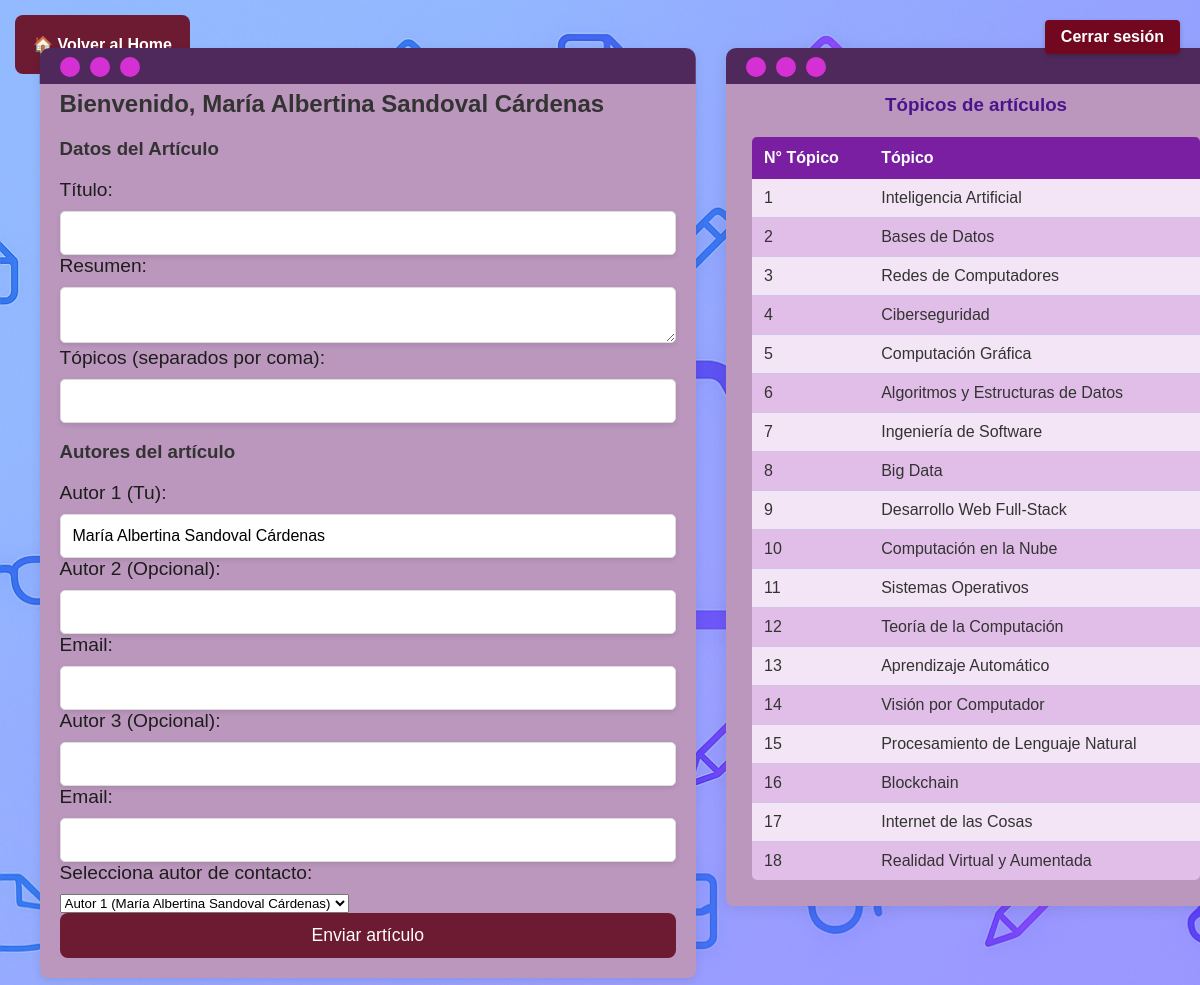
The app's page /PHP/crear_articulo.php (signed in) with its own data.
### tables this page shows
CREATE TABLE Autores (
    rut_autor VARCHAR(9) NOT NULL PRIMARY KEY,
    nombre_autor VARCHAR(50) NOT NULL,
    correo_autor VARCHAR(100) NOT NULL,
    rol_autor VARCHAR(25),
    usuario_autor VARCHAR(35),
    contraseña_autor VARBINARY(255)
);

CREATE TABLE Especialidad_Topico (
     
    id_especialidad_topico INT AUTO_INCREMENT NOT NULL PRIMARY KEY,
    tipo VARCHAR(35) NOT NULL,
    descripcion VARCHAR(100) NOT NULL
);

### PHP/crear_articulo.php (the view, shortened to what this page needs)
<?php
include "conexion.php";
$rut_autor = $_SESSION["usuario_rut"];
$sql_autor = $conexion->query("SELECT * FROM Autores WHERE rut_autor = '$rut_autor'");
$autor_loguedo = $sql_autor->fetch_object();
?>
<!DOCTYPE html>
<html lang="es">
<head>
    <link rel="stylesheet" href="../Public/CSS/estilocreararticulo.css">
</head>
<body class="pagina-autor">
    <div class="volver-container">
        <a href="../PHP/home_autor.php" class="volver-link">🏠 Volver al Home</a>
    </div>
    <a href="logout.php" class="btn-cerrar-sesion">Cerrar sesión</a>
    <div class="panel-autor">
        <div class="contenedor-principal">
            <div class="formulario-articulo">
                <h2>Bienvenido, <?= htmlspecialchars($autor_loguedo->nombre_autor ?? 'Autor') ?></h2>
                <form action="procesar_articulo.php" method="post">
                    <h3>Datos del Artículo</h3>
                    <label>Título:</label>
                    <input type="text" name="titulo" required><br>
                    <label>Resumen:</label>
                    <textarea name="resumen" required></textarea><br>
                    <label>Tópicos (separados por coma):</label>
                    <input type="text" name="topicos" required><br>
                    <h3>Autores del artículo</h3>
                    <div class="autor-fijo">
                        <label>Autor 1 (Tu):</label>
                        <input type="text" value="<?= htmlspecialchars($autor_loguedo->nombre_autor) ?>" readonly>
                    </div>
                    <div class="autor-opcional">
                        <label>Autor 2 (Opcional):</label>
                        <input type="text" name="autor[1][nombre]">
                        <label>Email:</label>
                        <input type="email" name="autor[1][email]">
                    </div>
                    <div class="autor-opcional">
                        <label>Autor 3 (Opcional):</label>
                        <input type="text" name="autor[2][nombre]">
                        <label>Email:</label>
                        <input type="email" name="autor[2][email]">
                    </div>
                    <label>Selecciona autor de contacto:</label>
                    <select name="autor_contacto_index" required>
                        <option value="0">Autor 1 (<?= htmlspecialchars($autor_loguedo->nombre_autor) ?>)</option>
                    </select><br>
                    <input type="submit" value="Enviar artículo">
                </form>
            </div>
            <div class="tabla-articulos">
                <h3>Tópicos de artículos</h3>
                <table class="table">
                    <thead>
                        <tr>
                            <th scope="col">N° Tópico</th>
                            <th scope="col">Tópico</th>
                        </tr>
                    </thead>
                    <tbody>
                        <?php
                        $sql = $conexion->query("SELECT * FROM Especialidad_Topico");
                        while($datos = $sql->fetch_object()) {
                        ?>
                        <tr>
                            <td><?= $datos->id_especialidad_topico ?></td>
                            <td><?= $datos->tipo ?></td>
                        </tr>
                        <?php } ?>
                    </tbody>
                </table>
            </div>
        </div>
    </div>
</body>
</html>

### Public/CSS/estilocreararticulo.css (style rules this page uses)
body.pagina-autor { min-height: 100vh; margin: 0; background: url('../IMG/background_5.png') fixed; background-size: cover; font-family: Arial, sans-serif; padding: 20px 10px; color: #333; }
.contenedor-principal { display: flex; width: 95%; max-width: 1400px; margin: 30px auto; justify-content: space-between; align-items: flex-start; gap: 30px; }
.formulario-articulo { position: relative; width: 55%; min-width: 500px; background: #bb97bd; padding: 20px; border-radius: 8px; box-shadow: 0 2px 10px rgba(0, 0, 0, 0.1); margin-right: auto; flex-shrink: 0; }
.tabla-articulos { position: relative; width: 45%; min-width: 450px; background: #bb97bd; padding: 25px; border-radius: 8px; box-shadow: 0 2px 15px rgba(0, 0, 0, 0.1); }
.formulario-articulo::before, .tabla-articulos::before { content: ""; position: absolute; top: -2px; left: 50%; width: calc(100%); height: 36px; background-color: #50295c; border-radius: 10px 10px 0 0; transform: translateX(-50%); z-index: 1; }
.formulario-articulo::after, .tabla-articulos::after { content: ""; position: absolute; top: 7px; left: 20px; width: 20px; height: 20px; background-color: rgb(212, 48, 212); border-radius: 50%; box-shadow: 30px 0 0 rgb(212, 48, 212), 60px 0 0 rgb(212, 48, 212); z-index: 2; }
label { font-size: 1.2em; color: rgb(29, 29, 29); display: block; margin-bottom: 10px; }
input[type="text"], input[type="email"], textarea { width: 100%; padding: 12px; border-radius: 5px; border: 1px solid #ddd; box-sizing: border-box; font-size: 1em; box-shadow: 0px 2px 5px rgba(0, 0, 0, 0.1); }
.tabla-articulos h3 { color: #4a148c; text-align: center; margin-bottom: 20px; }
.tabla-articulos table { width: 100%; border-collapse: collapse; border-spacing: 0; border: 1px solid #d1c4e9; border-radius: 6px; overflow: hidden; }
.tabla-articulos th { background-color: #7b1fa2; color: white; padding: 12px; text-align: left; }
.tabla-articulos td { padding: 10px 12px; border-bottom: 1px solid #d1c4e9; background-color: #f3e5f5; }
.tabla-articulos tr:nth-child(even) td { background-color: #e1bee7; }
input[type="submit"] { width: 100%; padding: 12px; background-color: #6d1a33; color: white; border: none; border-radius: 8px; cursor: pointer; transition: background-color 0.3s ease; font-size: 1.1em; }
.btn-cerrar-sesion { position: fixed; top: 20px; right: 20px; padding: 8px 16px; background-color: #72081f; color: white; text-decoration: none; border-radius: 4px; font-weight: bold; box-shadow: 0 2px 5px rgba(0,0,0,0.2); z-index: 1000; transition: background-color 0.3s; }
.volver-container { position: absolute; top: 15px; left: 15px; }
.volver-link { display: inline-block; padding: 20px 18px; font-size: 1em; text-align: center; font-weight: bold; background-color: #6d1a33; color: white; border-radius: 8px; text-decoration: none; transition: all 0.3s ease; }

### records on screen
autores: nombre_autor "María Albertina Sandoval Cárdenas"
especialidad_topico: id_especialidad_topico "1", tipo "Inteligencia Artificial"
especialidad_topico: id_especialidad_topico "2", tipo "Bases de Datos"
especialidad_topico: id_especialidad_topico "3", tipo "Redes de Computadores"
especialidad_topico: id_especialidad_topico "4", tipo "Ciberseguridad"
especialidad_topico: id_especialidad_topico "5", tipo "Computación Gráfica"
especialidad_topico: id_especialidad_topico "6", tipo "Algoritmos y Estructuras de Datos"
especialidad_topico: id_especialidad_topico "7", tipo "Ingeniería de Software"
especialidad_topico: id_especialidad_topico "8", tipo "Big Data"
especialidad_topico: id_especialidad_topico "9", tipo "Desarrollo Web Full-Stack"
especialidad_topico: id_especialidad_topico "10", tipo "Computación en la Nube"
especialidad_topico: id_especialidad_topico "11", tipo "Sistemas Operativos"
especialidad_topico: id_especialidad_topico "12", tipo "Teoría de la Computación"
especialidad_topico: id_especialidad_topico "13", tipo "Aprendizaje Automático"
especialidad_topico: id_especialidad_topico "14", tipo "Visión por Computador"
especialidad_topico: id_especialidad_topico "15", tipo "Procesamiento de Lenguaje Natural"
especialidad_topico: id_especialidad_topico "16", tipo "Blockchain"
especialidad_topico: id_especialidad_topico "17", tipo "Internet de las Cosas"
especialidad_topico: id_especialidad_topico "18", tipo "Realidad Virtual y Aumentada"
